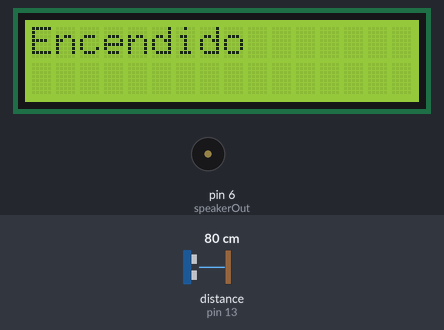
Bench run of a sketch on a simulated Arduino Mega 2560, built with avr-gcc and run on an emulated ATmega2560. Parts: 16×2 character LCD, buzzer (waves = sounding). Wiring (inferred from the names in the program): ultrasonic range finder: trigger pin 12; echo pin 13. The test bench sets the inputs (shaded band); at power-on: distance to the obstacle (sensor on pin 13) 80 cm. The echo pulse lasts 58.3 µs per cm; the modem accepts every AT command (registered, SIM ready, sends succeed) and sends nothing else; what the sketch prints to the serial monitor is not drawn.

Above: at 12.2 s.
12.3 s: distance to the obstacle (sensor on pin 13) set to 2 cm
At 12.8 s:
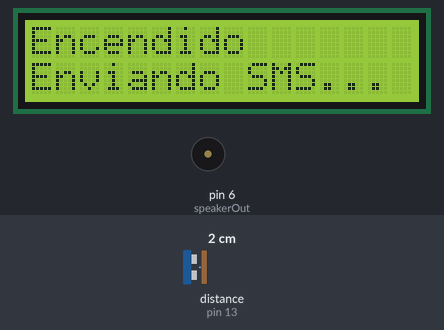
At 22.9 s:
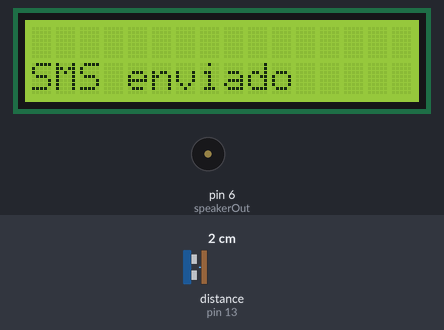
Timing chart, 0 to 47.9 s (numbered marks = the images above; inputs shaded):
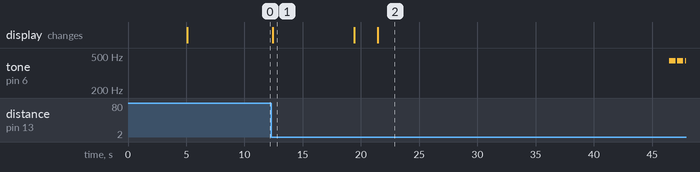

Measured:
- after the input at 12.3 s, tone on pin 6 (speakerOut): alternates 438 Hz for 0.52 s and silent for 0.16 s, starting after 34.2 s; the display: changes after 0.11 s (image 1)
- what the display in image 1 shows lasts 7.0 s, from 12.4 s to 19.4 s

The sketch:

IOT-GA6-B.ino
```cpp
#include <LiquidCrystal_I2C.h>
#include <SoftwareSerial.h>
SoftwareSerial SIM900(7, 8); // 10 y 11 para el Arduino Mega. Configura el puerto   serie para el SIM900. TX RX

//Pantalla LCD
LiquidCrystal_I2C lcd(0x27,16,2); // Primeramente escaniamos la direcion de la pantalla LCD. En mi caso es 0x27
                                  // Para saber cual es la dirrecion de la pantalla ejecute Scanner_12C.ino el cual se esncuentra en esta carpeta

//IOT-GA6-B
  char phone_no[]="50584138210";

//HC-SR04
  int Trig = 12;
  int Echo = 13;

//TONE
    #define  c3    7634
    #define  d3    6803
    #define  e3    6061
    #define  f3    5714
    #define  g3    5102
    #define  a3    4545
    #define  b3    4049
    #define  c4    3816    // 261 Hz
    #define  d4    3401    // 294 Hz
    #define  e4    3030    // 329 Hz
    #define  f4    2865    // 349 Hz
    #define  g4    2551    // 392 Hz
    #define  a4    2272    // 440 Hz
    #define  a4s   2146
    #define  b4    2028    // 493 Hz
    #define  c5    1912    // 523 Hz
    #define  d5    1706
    #define  d5s   1608
    #define  e5    1517    // 659 Hz
    #define  f5    1433    // 698 Hz
    #define  g5    1276
    #define  a5    1136
    #define  a5s   1073
    #define  b5    1012
    #define  c6    955

    #define  R     0      // Define a special note, ‘R’, to represent a rest

    // Melody 1: Star Wars Imperial March

    int melody1[] = {  a4, R,  a4, R,  a4, R,  f4, R, c5, R,  a4, R,  f4, R, c5, R, a4, R,  e5, R,  e5, R,  e5, R,  f5, R, c5, R,  g5, R,  f5, R,  c5, R, a4, R};
    int beats1[]  = {  50, 20, 50, 20, 50, 20, 40, 5, 20, 5,  60, 10, 40, 5, 20, 5, 60, 80, 50, 20, 50, 20, 50, 20, 40, 5, 20, 5,  60, 10, 40, 5,  20, 5, 60, 40};

    // Melody 2: Star Wars Theme
    int melody2[] = {  f4,  f4, f4,  a4s,   f5,  d5s,  d5,  c5, a5s, f5, d5s,  d5,  c5, a5s, f5, d5s, d5, d5s,   c5};
    int beats2[]  = {  21,  21, 21,  128,  128,   21,  21,  21, 128, 64,  21,  21,  21, 128, 64,  21, 21,  21, 128 };

    int MAX_COUNT = sizeof(melody1) / 2;
    long tempo = 10000;
    int pause = 1000;
    int rest_count = 50;
    int toneM = 0;
    int beat = 0;
    long duration  = 0;
    int potVal = 0;
    int speakerOut = 6;

  void setup()
   {
      //LCD
      lcd.init(); //Inicialisamos el LCD
      lcd.backlight(); //Encendemos la reto iluminacion

      //IOT-GA6-B
      delay (5000);  //Nos damos un tiempo para encender el GPRS y la alimentación de la tarjeta
      SIM900.begin(115200);  //Configura velocidad del puerto serie para el SIM900
      Serial.begin(115200);  //Configura velocidad del puerto serie del Arduino
      Serial.println("Encendido");
      lcd.setCursor(0,0); //Primero la columna y luego la fila
      lcd.print("Encendido"); // Mensaje que se mostrara por el LCD
      delay (1000);
      delay(5000);  //Tiempo para que encuentre una RED

      //HC-SR04
      pinMode(Trig, OUTPUT);
      pinMode(Echo, INPUT);

      //TONE
      pinMode(speakerOut, OUTPUT);
   }

   void llamar()
   {
      Serial.println("Realizando llamada...");
      SIM900.println("AT");
      SIM900.print("ATD+"); //Dial the phone number using ATD command
      SIM900.print(phone_no);
      SIM900.println(";"); // Semicolon is a must at the end
      delay(25000);
      SIM900.println("ATH"); // After a delay of 5 secs Hang the call
      Serial.println("Llamada finalizada");
   }

   void mensaje_sms()
   {
      Serial.println("Enviando SMS...");
      lcd.setCursor(0,1); //Primero la columna y luego la fila
      lcd.print("Enviando SMS..."); // Mensaje que se mostrara por el LCD

      SIM900.println("AT+CMGF=1\r\n");
      delay(1000);
      SIM900.write("AT+CMGS=\"+50584138210\"\r\n");
      SIM900.write("Wey, Se llevan tu tanque de gas xD");
      delay(1000);

      SIM900.write((char)26);
      delay(5000);
      lcd.clear(); //Lo utilizamos para limpiar la pantalla
      delay(2000);
      lcd.setCursor(0,1); //Primero la columna y luego la fila
      lcd.print("SMS enviado"); // Mensaje que se mostrara por el LCD
      Serial.println("SMS enviado");
   }

   void hc(){
      long duracion;
      long distancia;

      digitalWrite(Trig, LOW);
      delayMicroseconds(4);
      digitalWrite(Trig, HIGH);
      delayMicroseconds(10);
      digitalWrite(Trig,LOW);

      duracion = pulseIn(Echo, HIGH);
      duracion = duracion/2;

      distancia = duracion/29;

      Serial.println(distancia);
      delay(50);

      if(distancia <= 20){
        mensaje_sms();
        llamar();  //Realiza la llamada

        //TONE
        // Melody1
        for (int i=0; i<MAX_COUNT; i++) {
          toneM = melody1[i];
          beat = beats1[i];
          duration = beat * tempo;
          playTone();
          delayMicroseconds(pause);
        }
        // Melody2
        MAX_COUNT = sizeof(melody2) / 2;
        for (int i = 0; i < MAX_COUNT; i++) {
          toneM = melody2[i];
          beat = beats2[i];
          duration = beat * tempo;
          playTone();
          delayMicroseconds(pause);
        }
      }
    }

    //TONE
    void playTone() {
      long elapsed_time = 0;

      if (toneM > 0) {
        while (elapsed_time < duration) {
          digitalWrite(speakerOut,HIGH);
          delayMicroseconds(toneM / 2);
          digitalWrite(speakerOut, LOW);
          delayMicroseconds(toneM / 2);
          elapsed_time += (toneM);
        }
      }else {
        for (int j = 0; j < rest_count; j++) {
          delayMicroseconds(duration);
        }
      }
    }

   void loop()
   {
      hc();
      //mensaje_sms();
      //llamar();  //Realiza la llamada
   }
```
